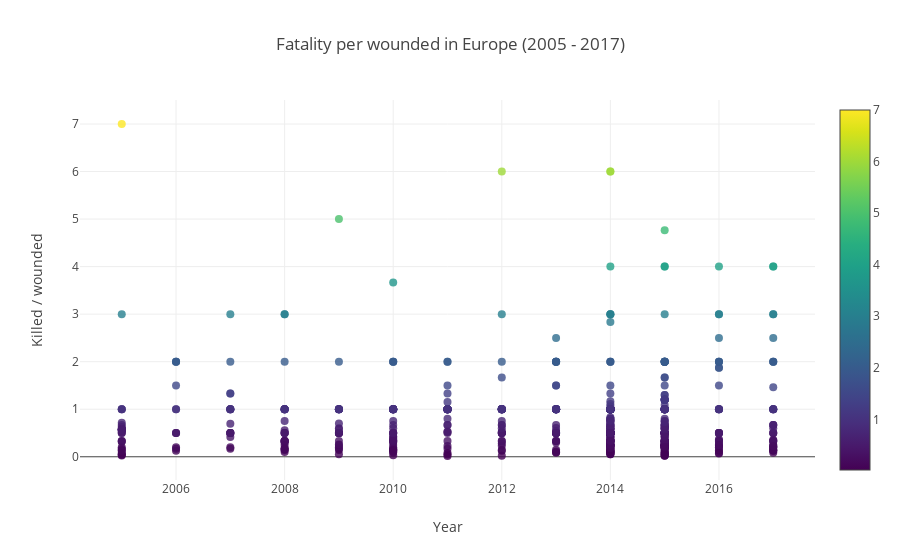

The notebook cell saved with this chart:
### Markdown cell above
The graphs clearly show that there has been an increase in attacks
that are high in severity over the  long term. Over the last decade 
however, the increase is more subtle.

### Code cell
def wounded_short_year():
    data = get_data()
    j = data[data['region_txt'] == 'Western Europe']
    i = data[data['region_txt'] == 'Eastern Europe']
    e = pd.concat([i, j])
    e = e[e['nkill'] != 0]
    e = e[e['nwound'] != 0]
    e = e[e['iyear'] > 2004]
    trace = go.Scatter(
        x = e['iyear'],
        y = e['nkill'] / e['nwound'],
        mode = 'markers',
        marker=dict(
            size=8,
            color=e['nkill'] / e['nwound'],                # set color to an array/list of desired values
            colorscale='Viridis',   # choose a colorscale
            opacity=0.8,
            showscale = True
        )
    )

    layout= go.Layout(
        title= 'Fatality per wounded in Europe (2005 - 2017)',
        xaxis= dict(
            title= 'Year',
        ),
        yaxis=dict(
            title= 'Killed / wounded',
        ),
        showlegend= False
    )

    fig= go.Figure(data=[trace], layout=layout)
    iplot(fig)

wounded_short_year()

### Figure 1 — Plotly figure (JSON) as saved in the notebook; plotly's stock layout.template omitted (floating-point values rounded to 4 significant figures; data arrays with more than 128 entries replaced by an {"elided": "..."} marker saying what was removed)
{"data": [{"marker": {"color": {"elided": "582 float values"}, "colorscale": "Viridis", "opacity": 0.8, "showscale": true, "size": 8}, "mode": "markers", "type": "scatter", "uid": "1cdc7ebf-22ae-40e2-b2cd-8b8a14daefde", "x": {"elided": "582 int values"}, "y": {"elided": "582 float values"}}], "layout": {"showlegend": false, "title": {"text": "Fatality per wounded in Europe (2005 - 2017)"}, "xaxis": {"title": {"text": "Year"}}, "yaxis": {"title": {"text": "Killed / wounded"}}}}
